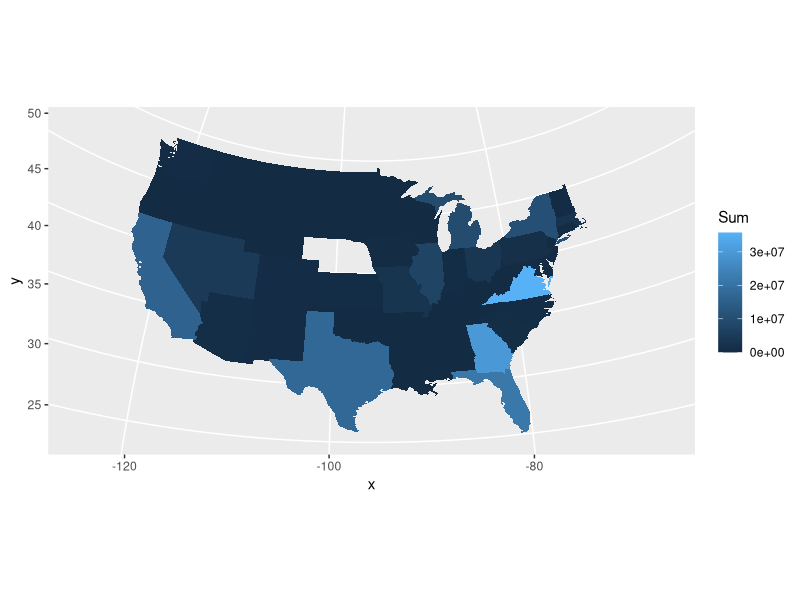
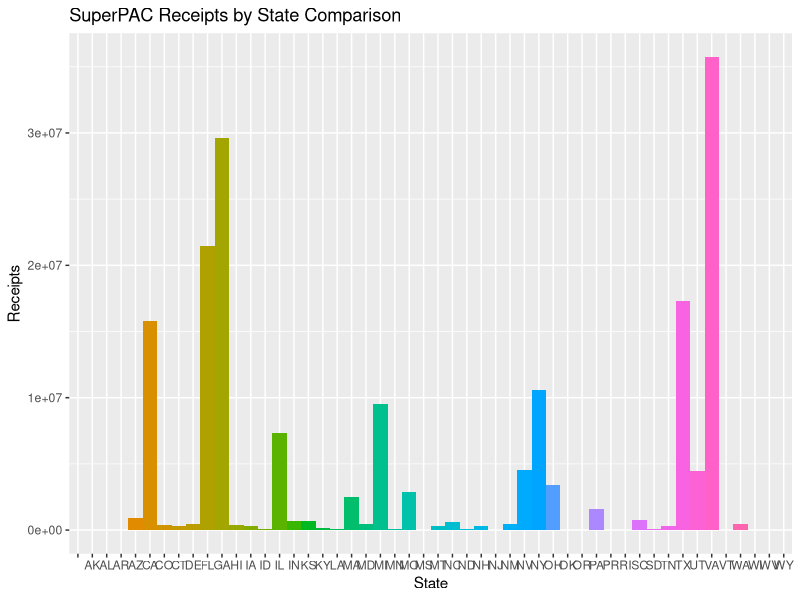
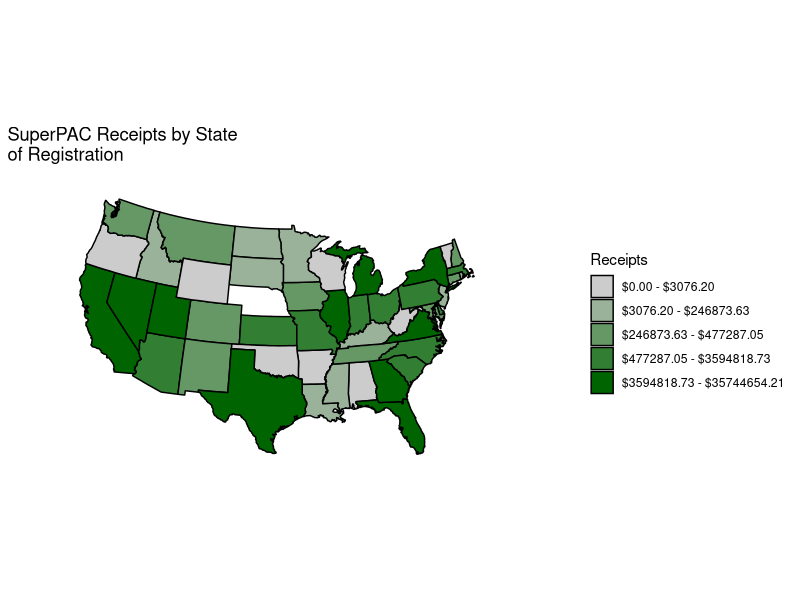

Generate these figures, in order, with R:
#!/usr/bin/Rscript

require(mapproj)
require(ggplot2)
require(grid)
library(maps)
library(plyr)

pac <- read.csv("./committee_summary.csv", header=TRUE)

p <- pac

names(p)[12] <- "receipts"

pdata <- ddply(p, "state", summarize, Sum = sum(receipts, na.rm=TRUE))

states_map <- map_data("state")

pdata$statelc <- tolower(state.name[match(pdata$state, state.abb)])

pdata$statelc[9] <- "district of columbia"

pdata = subset(pdata, state!="DC")

ggplot(pdata, aes(map_id = statelc, fill=Sum))+ geom_map(map=states_map) + expand_limits(x=states_map$long, y=states_map$lat)+coord_map("polyconic")

ggplot(data=pdata, aes(x=state, y=Sum, fill=factor(state))) + geom_bar(width=1, stat="identity") + theme(legend.position="none") + labs(x="State", y="Receipts") + ggtitle("SuperPAC Receipts by State Comparison")

qs = quantile(pdata$Sum, c(0.0, 0.2, 0.4, 0.6, 0.8, 1.0))
qsf = sprintf("$%.2f", qs)
qlab = paste(head(qsf, -1), tail(qsf, -1), sep=' - ')

pdata$Sum_q <- cut(pdata$Sum, qs, labels=qlab, include.lowest=TRUE)

pal <- colorRampPalette(c("grey80", "darkgreen"))(5)

clean_theme <- theme(axis.title = element_blank(), axis.text=element_blank(), panel.background=element_blank(), panel.grid=element_blank(), axis.ticks.length = unit(0, "cm"), complete=TRUE)

ggplot(pdata, aes(map_id = statelc, fill=Sum_q))+ geom_map(map=states_map, colour="black") + 
  scale_fill_manual(values=pal) + 
  expand_limits(x=states_map$long, y=states_map$lat)+
  coord_map("polyconic") + 
  labs(fill="Receipts", x="Longitude", y="Latitude") + 
  ggtitle("SuperPAC Receipts by State\nof Registration") + 
  clean_theme
